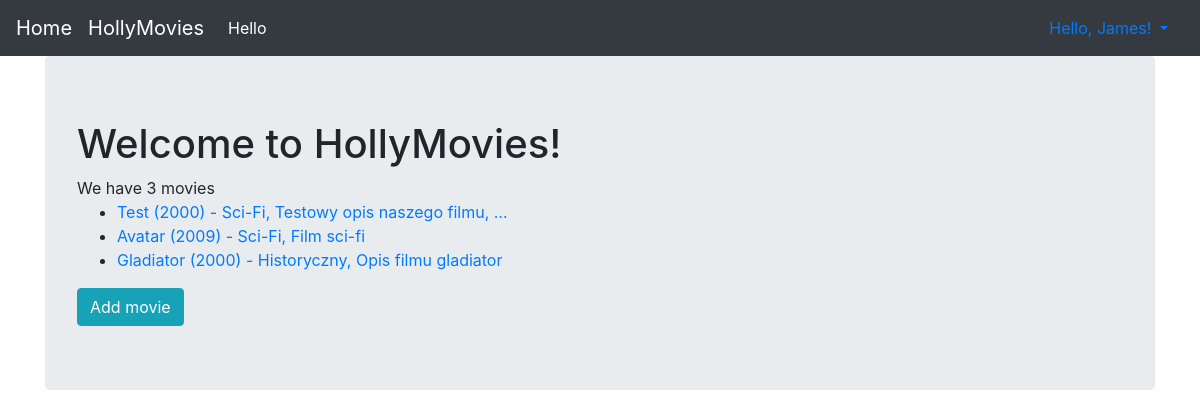
Screenshot of /movie/ (signed in) with the database file from the repository.
### viewer/models.py (models this page shows, shortened)
class Movie(Model):
    title = CharField(max_length=170)
    genre = ForeignKey(Genre, on_delete=DO_NOTHING)
    rating = IntegerField()
    released = DateField()
    description = TextField()
    created = DateTimeField(auto_now_add=True)

class Genre(Model):
    name = CharField(max_length=128)

### viewer/views.py (the view)
# urls.py: path('movie/', MoviesView.as_view(), name="filmy"),
class MoviesView(ListView):
    template_name = 'movies.html'
    model = Movie
    paginate_by = 200

### viewer/templates/movies.html (shortened to what this page needs)
{% extends "base.html" %}
{% block content %}
  <h1>Welcome to HollyMovies!</h1>
  We have {{ object_list | length }} movie{{ object_list|length|pluralize:"s"}}
  <ul>
    {% for movie in object_list %}
    <li>
      <a href="{% url 'viewer:movie_details' movie.id %}">{{ movie.title }} ({{ movie.released.year }}) - {{ movie.genre.name }}, {{ movie.description | truncatewords:4 }}</a>
    </li>
    {% empty %}
    <h3>Nie ma nic do wyświetlenia!!!</h3>
    {% endfor %}
  </ul>
 <a href="{% url 'viewer:movie_create' %}" class="btn btn-info">Add movie</a>
{% endblock %}

### viewer/templates/navbar.html (shortened to what this page needs)
<nav class="navbar navbar-expand-lg navbar-dark bg-dark">
     <a class="navbar-brand" href="{% url 'index' %}">Home</a>
      <a class="navbar-brand" href="{% url 'viewer:movie' %}">HollyMovies</a>
      <div class="collapse navbar-collapse" id="navbarNavAltMarkup">
        <div class="navbar-nav">
          <a class="nav-item nav-link active" href="{% url 'hello' %}">Hello</a>
        </div>
      </div>
    {% if user.is_authenticated %}
    <a class="nav-link active dropdown-toggle" href="#" data-toggle="dropdown">
        {% if user.first_name %}Hello, {{ user.first_name }}!
        {% else %}Hello, {{ user.username }}!{% endif %}
    </a>
    {% endif %}
 </nav>

### rows the page displays
Movie: title "Test", released.year "2000", genre.name "Sci-Fi", description "Testowy opis naszego filmu, …"
Movie: title "Avatar", released.year "2009", genre.name "Sci-Fi", description "Film sci-fi"
Movie: title "Gladiator", released.year "2000", genre.name "Historyczny", description "Opis filmu gladiator"

### other values shown
{{ user.first_name }} "James"
{{ object_list | length }} "3"
